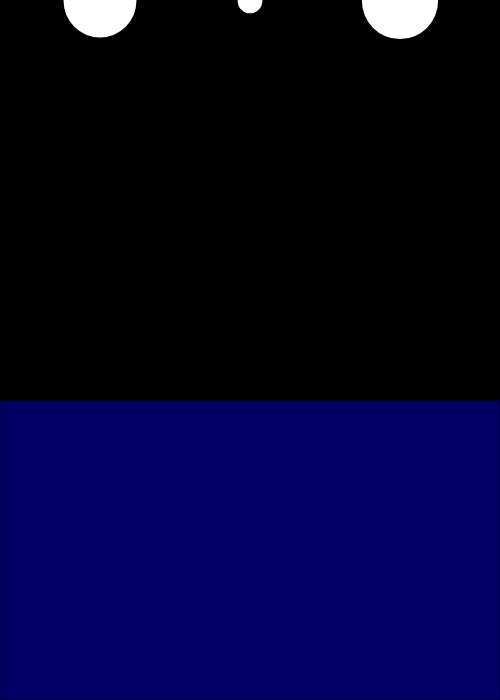
Frame 1 (no input)
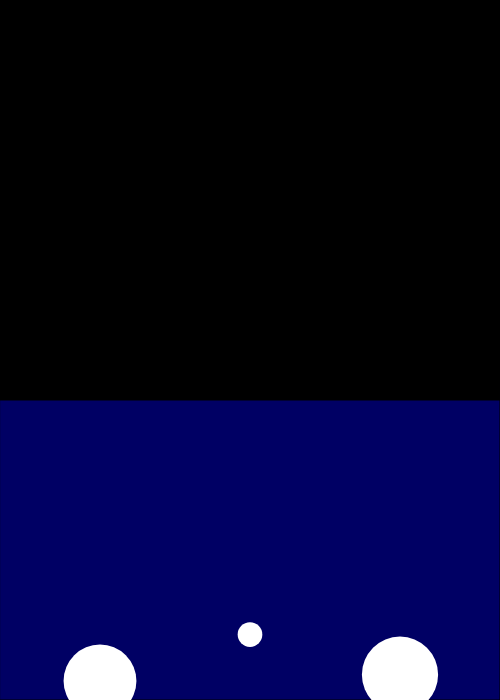
Frame 60 (no input)
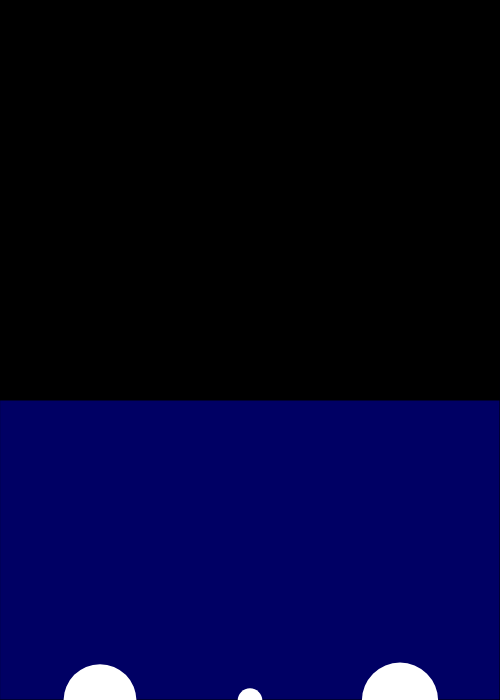
Frame 120 (the mouse pressed at the canvas centre since frame 60)

The p5.js sketch that drew these frames (run headless with seeded random() and noise() and a simulated clock; from frame 60 on, the mouse is pressed at the canvas centre):

// p5.js sketch
// ── sketch.js
var WATER_SURFACE = 400;
var GRAVITY_MAGNITUDE = 1;


var particles = [];


function setup() {
  createCanvas(500, 700);
  background(0);

  particles.push(new Particle(100, 0));
  particles.push(new Particle(250, 0));
  particles.push(new Particle(400, 0));
}


function draw() {
  background(0);

  // water
  fill(0, 0, 100);
  rect(0, WATER_SURFACE, width, height - WATER_SURFACE);


  for (var i = 0; i < particles.length; i++) {
    var p = particles[i];

    p.checkBoundaries();

    var gravity = createVector(0, GRAVITY_MAGNITUDE * p.mass);
    p.applyForce(gravity);


    var friction = p5.Vector.mult(p.vel, -1);
    //friction.normalize();
    // resistance
    if (p.pos.y < WATER_SURFACE) {
      // air resistance
      friction.mult(0.1);
    } else {
      // liquid resistance
      friction.mult(0.95);
    }
    p.applyForce(friction);

    // update
    p.update();
    
    // display
    p.display();
  }
}
// ── Particle.js
"use strict";

class Particle {
  constructor(x, y) {
    this.pos = createVector(x, y);
    this.vel = createVector(0, 0);
    this.acc = createVector(0, 0);
    this.dia = 5;
    this.mass = random(1,20); // mass is added here!
  }
  applyForce(f) {
    f.div(this.mass);
    this.acc.add(f);
  }
  update() {
    this.vel.add(this.acc); // vel = vel + acc;
    this.pos.add(this.vel); // pos = pos + vel;
    this.acc.mult(0); // acceleration has to be reset after being applied! ***
  }
  display() {
    push();
    translate(this.pos.x, this.pos.y);
    noStroke();
    fill(255);
    ellipse(0, 0, this.dia*this.mass, this.dia*this.mass);
    pop();
  }
  checkBoundaries() {
    // x
    if (this.pos.x < 0) {
      this.pos.x = 0;
      this.vel.x = -this.vel.x;
      this.vel.mult(1.5);
    } else if (this.pos.x > width) {
      this.pos.x = width;
      this.vel.x = -this.vel.x;
      this.vel.mult(1.5);
    }
    // y
    if (this.pos.y < 0) {
      this.pos.y = 0;
      this.vel.y = -this.vel.y;
      this.vel.mult(0.7);
    } else if (this.pos.y > height) {
      this.pos.y = height;
      this.vel.y = -this.vel.y;
      this.vel.mult(0.7);
    }
  }
}
